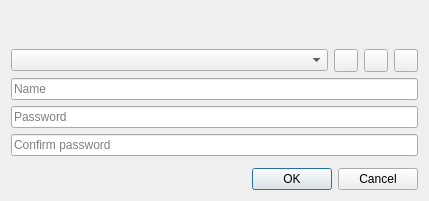
<?xml version="1.0" encoding="UTF-8"?>
<ui version="4.0">
 <class>UnlockDialog</class>
 <widget class="QDialog" name="UnlockDialog">
  <property name="windowModality">
   <enum>Qt::WindowModality::WindowModal</enum>
  </property>
  <property name="geometry">
   <rect>
    <x>0</x>
    <y>0</y>
    <width>429</width>
    <height>180</height>
   </rect>
  </property>
  <property name="sizePolicy">
   <sizepolicy hsizetype="Expanding" vsizetype="Fixed">
    <horstretch>0</horstretch>
    <verstretch>0</verstretch>
   </sizepolicy>
  </property>
  <property name="windowTitle">
   <string>Unlock</string>
  </property>
  <layout class="QVBoxLayout" name="verticalLayout">
   <property name="spacing">
    <number>12</number>
   </property>
   <item>
    <layout class="QVBoxLayout" name="verticalLayout_2">
     <item>
      <layout class="QHBoxLayout" name="horizontalLayout_header">
       <item>
        <widget class="QLabel" name="label_icon">
         <property name="sizePolicy">
          <sizepolicy hsizetype="Fixed" vsizetype="Fixed">
           <horstretch>0</horstretch>
           <verstretch>0</verstretch>
          </sizepolicy>
         </property>
         <property name="minimumSize">
          <size>
           <width>32</width>
           <height>32</height>
          </size>
         </property>
         <property name="maximumSize">
          <size>
           <width>32</width>
           <height>32</height>
          </size>
         </property>
         <property name="text">
          <string/>
         </property>
         <property name="scaledContents">
          <bool>true</bool>
         </property>
        </widget>
       </item>
       <item>
        <widget class="QLabel" name="label_description">
         <property name="text">
          <string/>
         </property>
         <property name="wordWrap">
          <bool>true</bool>
         </property>
        </widget>
       </item>
      </layout>
     </item>
     <item>
      <layout class="QFormLayout" name="formLayout">
       <item row="0" column="0" colspan="2">
        <layout class="QHBoxLayout" name="layout_database">
         <item>
          <widget class="QComboBox" name="combo_database">
           <property name="sizePolicy">
            <sizepolicy hsizetype="Expanding" vsizetype="Fixed">
             <horstretch>0</horstretch>
             <verstretch>0</verstretch>
            </sizepolicy>
           </property>
          </widget>
         </item>
         <item>
          <widget class="IconTextButton" name="button_create">
           <property name="sizePolicy">
            <sizepolicy hsizetype="Fixed" vsizetype="Preferred">
             <horstretch>0</horstretch>
             <verstretch>0</verstretch>
            </sizepolicy>
           </property>
           <property name="toolTip">
            <string>Create database</string>
           </property>
           <property name="text">
            <string/>
           </property>
           <property name="icon">
            <iconset resource="../../common/resources/common.qrc">
             <normaloff>:/img/add.svg</normaloff>:/img/add.svg</iconset>
           </property>
          </widget>
         </item>
         <item>
          <widget class="IconTextButton" name="button_rename">
           <property name="sizePolicy">
            <sizepolicy hsizetype="Fixed" vsizetype="Preferred">
             <horstretch>0</horstretch>
             <verstretch>0</verstretch>
            </sizepolicy>
           </property>
           <property name="toolTip">
            <string>Rename database</string>
           </property>
           <property name="text">
            <string/>
           </property>
           <property name="icon">
            <iconset resource="../../common/resources/common.qrc">
             <normaloff>:/img/pencil-drawing.svg</normaloff>:/img/pencil-drawing.svg</iconset>
           </property>
          </widget>
         </item>
         <item>
          <widget class="IconTextButton" name="button_delete">
           <property name="sizePolicy">
            <sizepolicy hsizetype="Fixed" vsizetype="Preferred">
             <horstretch>0</horstretch>
             <verstretch>0</verstretch>
            </sizepolicy>
           </property>
           <property name="toolTip">
            <string>Delete database</string>
           </property>
           <property name="text">
            <string/>
           </property>
           <property name="icon">
            <iconset resource="../../common/resources/common.qrc">
             <normaloff>:/img/cancel.svg</normaloff>:/img/cancel.svg</iconset>
           </property>
          </widget>
         </item>
        </layout>
       </item>
       <item row="1" column="0" colspan="2">
        <widget class="QLineEdit" name="edit_name">
         <property name="placeholderText">
          <string>Name</string>
         </property>
        </widget>
       </item>
       <item row="2" column="0" colspan="2">
        <widget class="PasswordEdit" name="edit_password">
         <property name="placeholderText">
          <string>Password</string>
         </property>
        </widget>
       </item>
       <item row="3" column="0" colspan="2">
        <widget class="PasswordEdit" name="edit_confirm">
         <property name="placeholderText">
          <string>Confirm password</string>
         </property>
        </widget>
       </item>
      </layout>
     </item>
    </layout>
   </item>
   <item>
    <widget class="DialogButtonBox" name="button_box">
     <property name="standardButtons">
      <set>QDialogButtonBox::StandardButton::Cancel|QDialogButtonBox::StandardButton::Ok</set>
     </property>
    </widget>
   </item>
  </layout>
 </widget>
 <layoutdefault spacing="6" margin="11"/>
 <customwidgets>
  <customwidget>
   <class>DialogButtonBox</class>
   <extends>QDialogButtonBox</extends>
   <header>common/desktop/dialog_button_box.h</header>
  </customwidget>
  <customwidget>
   <class>IconTextButton</class>
   <extends>QToolButton</extends>
   <header>common/desktop/icon_text_button.h</header>
  </customwidget>
  <customwidget>
   <class>PasswordEdit</class>
   <extends>QLineEdit</extends>
   <header>common/desktop/password_edit.h</header>
  </customwidget>
 </customwidgets>
 <resources>
  <include location="../../common/resources/common.qrc"/>
 </resources>
 <connections/>
</ui>
